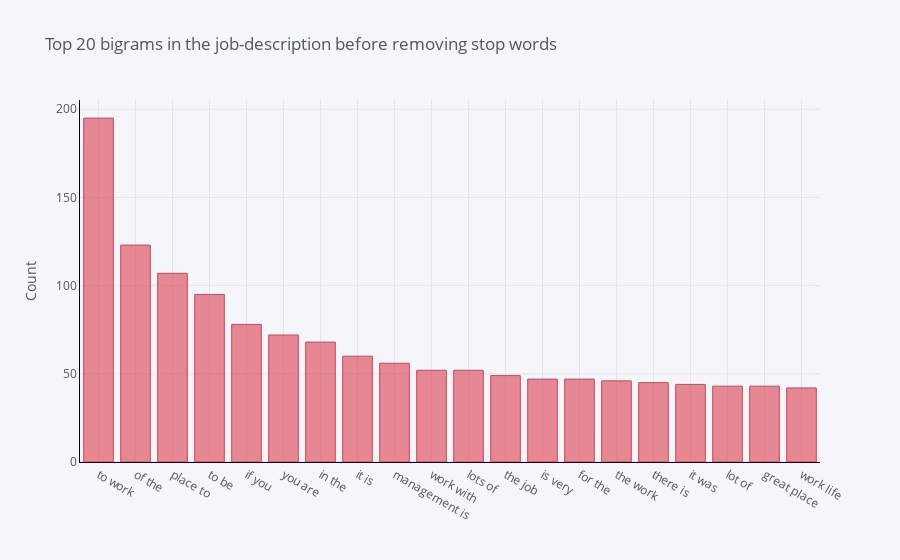

Notebook source saved alongside this figure:
### Code cell
#The distribution of top bigrams before removing stop words
def get_top_n_bigram(corpus, n=None):
    vec = CountVectorizer(ngram_range=(2, 2)).fit(corpus)
    bag_of_words = vec.transform(corpus)
    sum_words = bag_of_words.sum(axis=0) 
    words_freq = [(word, sum_words[0, idx]) for word, idx in vec.vocabulary_.items()]
    words_freq =sorted(words_freq, key = lambda x: x[1], reverse=True)
    return words_freq[:n]
common_words = get_top_n_bigram(df['description'], 20)
# for word, freq in common_words:
#     print(word, freq)
df3 = pd.DataFrame(common_words, columns = ['description' , 'count'])
df3.groupby('description').sum()['count'].sort_values(ascending=False).iplot(
    kind='bar', yTitle='Count', linecolor='black',color='Red', title='Top 20 bigrams in the job-review before removing stop words')

### Figure 1 — Plotly figure (JSON) as saved in the notebook; plotly's stock layout.template omitted (floating-point values rounded to 4 significant figures)
{"data": [{"marker": {"color": "rgba(219, 64, 82, 0.6)", "line": {"color": "rgba(219, 64, 82, 1.0)", "width": 1}}, "name": "count", "orientation": "v", "text": "", "type": "bar", "x": ["to work", "of the", "place to", "to be", "if you", "you are", "in the", "it is", "management is", "work with", "lots of", "the job", "is very", "for the", "the work", "there is", "it was", "lot of", "great place", "work life"], "y": [195, 123, 107, 95, 78, 72, 68, 60, 56, 52, 52, 49, 47, 47, 46, 45, 44, 43, 43, 42]}], "layout": {"legend": {"bgcolor": "#F5F6F9", "font": {"color": "#4D5663"}}, "paper_bgcolor": "#F5F6F9", "plot_bgcolor": "#F5F6F9", "title": {"font": {"color": "#4D5663"}, "text": "Top 20 bigrams in the job-description before removing stop words"}, "xaxis": {"gridcolor": "#E1E5ED", "linecolor": "black", "showgrid": true, "tickfont": {"color": "#4D5663"}, "title": {"font": {"color": "#4D5663"}, "text": ""}, "zerolinecolor": "#E1E5ED"}, "yaxis": {"gridcolor": "#E1E5ED", "linecolor": "black", "showgrid": true, "tickfont": {"color": "#4D5663"}, "title": {"font": {"color": "#4D5663"}, "text": "Count"}, "zerolinecolor": "#E1E5ED"}}}
